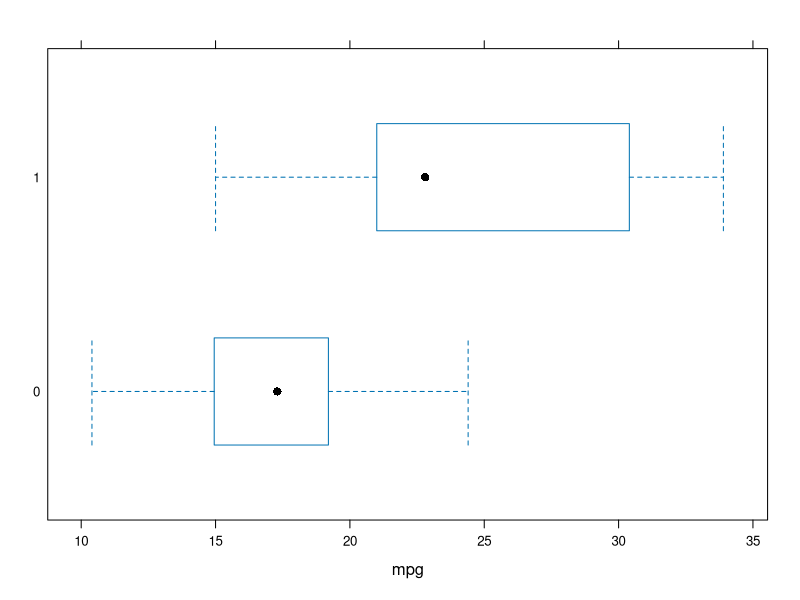
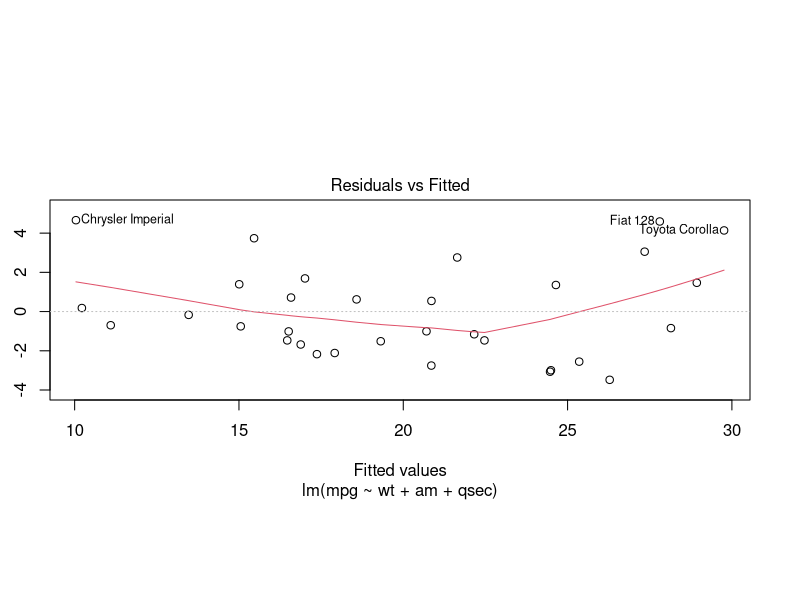
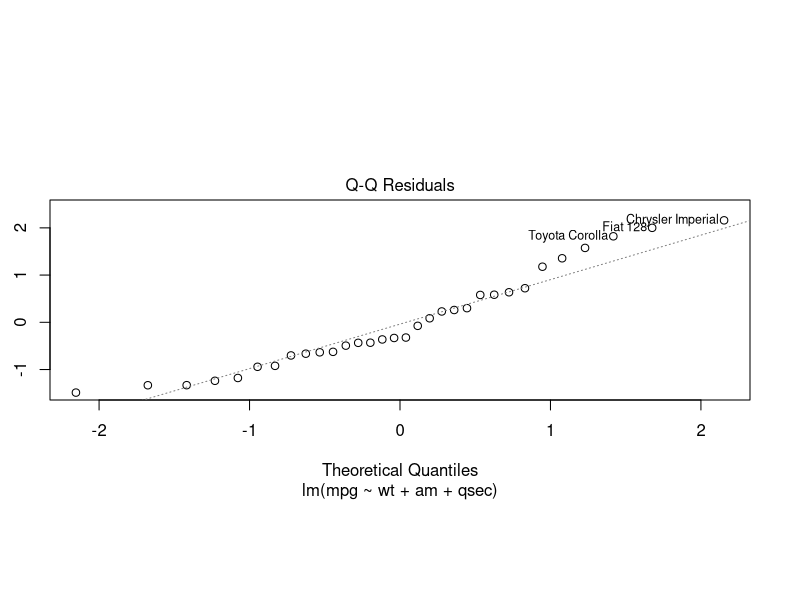
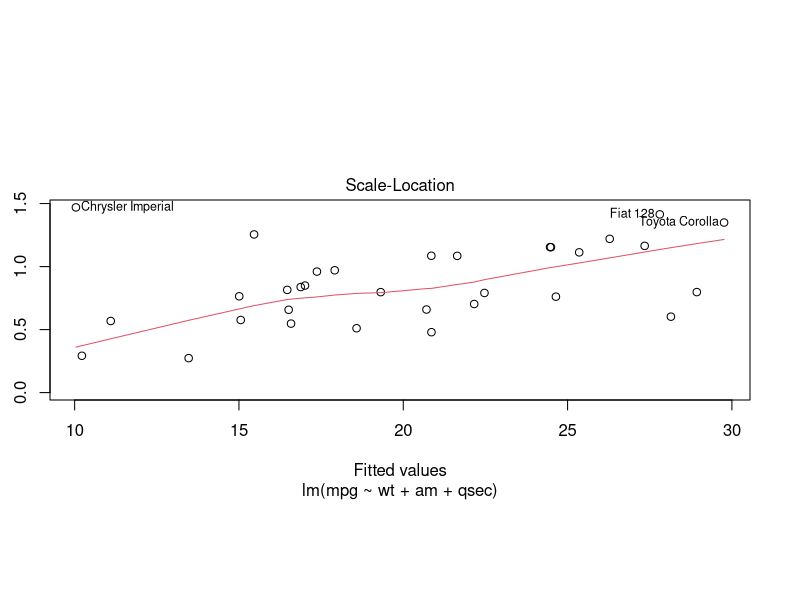
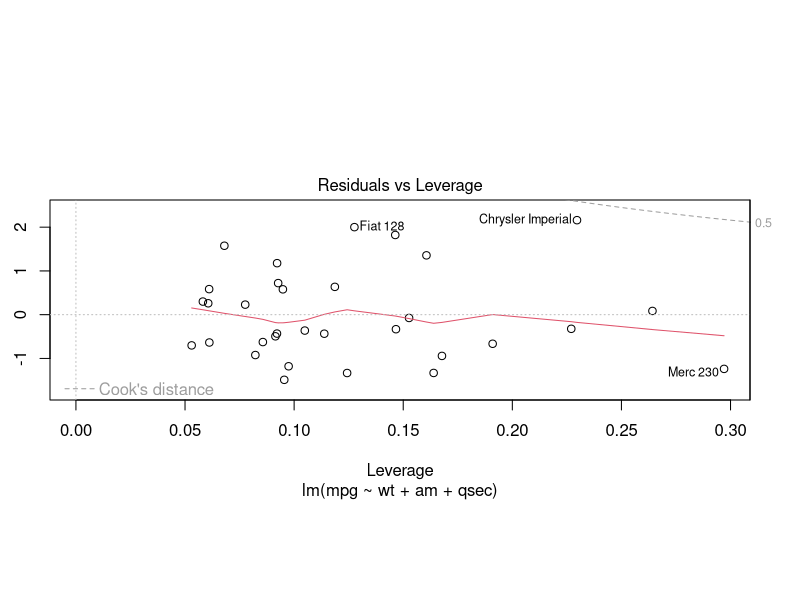
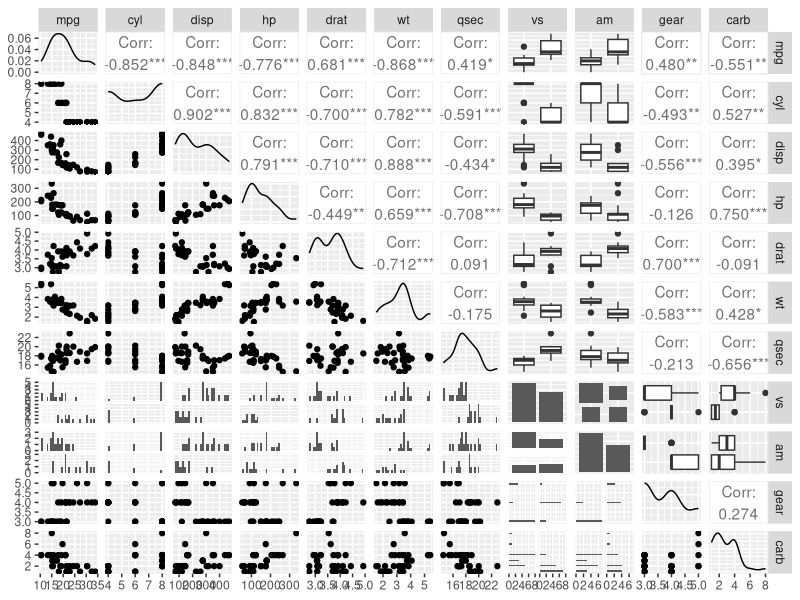

The R source for these figures, in order:
## ---- chunk 1
knitr::opts_chunk$set(echo = TRUE)

#Load libraries
library(broom)
library(ggplot2)
library(GGally)
library(lattice)
library(knitr)
library(car)

par(pin=c(7,2))

#Create factor variables
mtcars$am<-as.factor(as.character(mtcars$am))
mtcars$vs<-as.factor(as.character(mtcars$vs))
## ---- chunk 2
bwplot(am ~ mpg,mtcars)
## ---- chunk 3
t1<-lm(mpg ~ am, mtcars)
kable(tidy(t1))
## ---- chunk 4
#Stepwise generation of models
t1<-lm(mpg ~ am, mtcars)
t2<-lm(mpg ~ wt + am, mtcars)
t3<-lm(mpg ~ wt + am + qsec, mtcars)
t4a<-lm(mpg ~ wt + am + qsec + disp, mtcars)
t4b<-lm(mpg ~ wt + am + qsec + hp, mtcars)
t4c<-lm(mpg ~ wt + am + qsec + cyl, mtcars)
t4d<-lm(mpg ~ wt + am + qsec + vs, mtcars)
t4e<-lm(mpg ~ wt + am + qsec + gear, mtcars)
t4f<-lm(mpg ~ wt + am + qsec + drat, mtcars)
t4g<-lm(mpg ~ wt + am + qsec + carb, mtcars)
tx<-lm(mpg ~ ., mtcars)

#Compare addition of variables from nested models
kable(tidy(anova(t1,t2,t3, tx)))
## ---- chunk 5
kable(tidy(t3))
## ---- chunk 6
kable(confint(t3))
#kable(vif(t3))
## ---- chunk 7
plot(t3)
## ---- chunk 8
ggpairs(mtcars)
